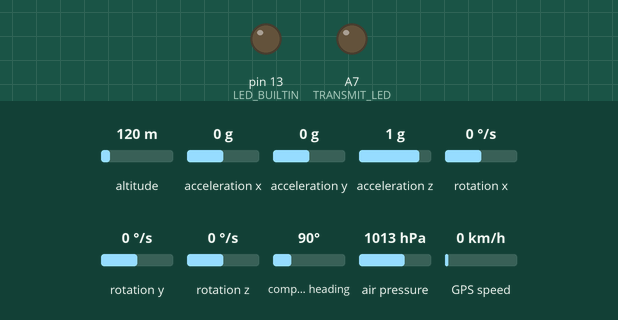
Simulated run of this program. Board: Teensy 4. On the bench: output pins drawn as LEDs (lit = HIGH). Dashed ring = blinking. Inputs (shaded band) come from the test bench; at power-on: acceleration x 0 g, acceleration y 0 g, acceleration z 1 g, altitude 120 m, rotation x 0 °/s, rotation y 0 °/s, rotation z 0 °/s, compass heading 90°, air pressure 1013 hPa, GPS speed 0 km/h. Storage starts empty; the GPS gets a fix after 3 s at 37.7749, -122.4194 with 8 satellites; no radio packets arrive unless stated; what the program prints to the serial monitor is not drawn.

Above: at 0.0 s.
At 1.1 s:
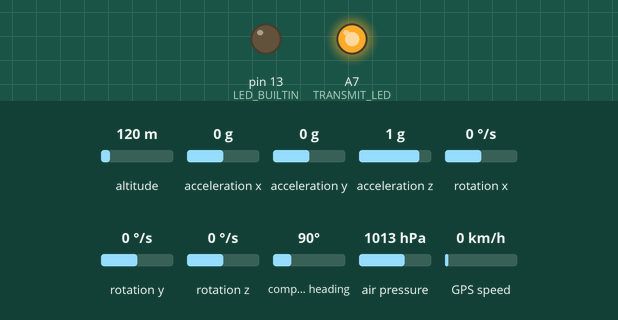
At 4.99 s:
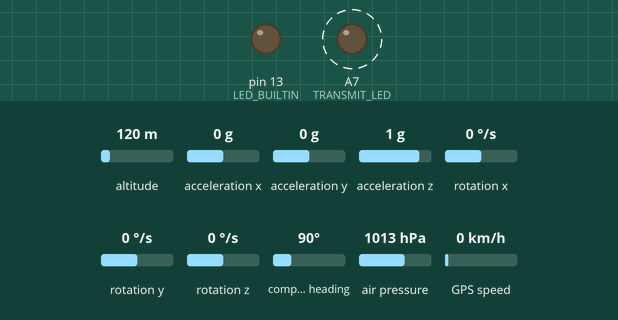
5.3 s: acceleration x set to -1.4 g
8.8 s: acceleration y set to -0.2 g
12.3 s: acceleration z set to 0.1 g
15.8 s: acceleration z set to -0.2 g
Timing chart, 0 to 20.3 s (numbered marks = the images above; inputs shaded):
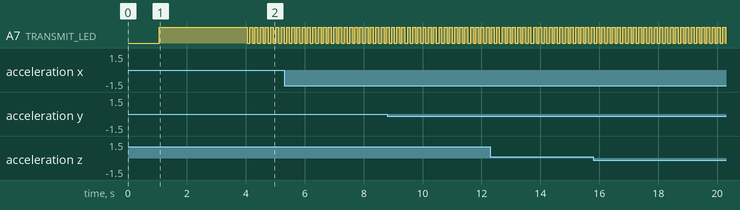

Measured:
- by itself, A7 (TRANSMIT_LED): alternates HIGH for 0.10 s and LOW for 0.08 s

The program:

main.cpp
```cpp
/* GU Rocketry - Saltire 2 | Flight Computer | 25/08/22 */
#include <Arduino.h>
#include <SPI.h>
#include <SD.h>
#include <SoftwareSerial.h>
#include <cmath>
#include <string>
#include <sstream>

#include "sensors/altimeter.cpp"
#include "sensors/IMUSensor.cpp"
#include "headers/GPS.h"
#include "communication/rocket.cpp"

#define CS_PIN 10
#define TRANSMIT_LED 21

char filename[9] = "data.txt";
unsigned long timeStart;
unsigned long timeElapsed;

AltimeterSensor altSensor;
IMUSensor imuSensor;
GPS gps;

Rocket rocket;

void writeToFile(String message) {
  File sdFile = SD.open(filename, FILE_WRITE);
  sdFile.println(message);
  sdFile.close();
}

String formatMessage(String timeElapsed, String gpsTime, String gpsLat, String gpsLng, String gpsSpeed, String gpsAlt, String imuData, String barAlt) {
  String formattedDataSend = "FCC - Millis: " + timeElapsed + " | GPS - Time: " + gpsTime + " Lat: " + gpsLat + " Lng: " + gpsLng + " Speed: " + gpsSpeed + " Alt: " + gpsAlt;
  formattedDataSend += " | IMU - " + imuData;
  formattedDataSend += " | BAR - Alt: " + barAlt;
  return formattedDataSend;
}

void setup() {
  pinMode(LED_BUILTIN, OUTPUT);
  pinMode(TRANSMIT_LED, OUTPUT);
  Serial.begin(115200);
  Serial.println("GU Rocketry - Saltire 2 | Flight Computer\n");

  // LoRa
  rocket = Rocket();
  rocket.setup();
  Serial.println();

  // SD
  Serial.println("Initialising SD card...");
  while (!SD.begin(CS_PIN)) {
    Serial.println("Error initialising SD card!");
    delay(300);
  }
  Serial.println("Initialised SD card.\n");

  String newSetupLine = String("------fccMillis, gpsTime, gpsLat, gpsLng, gpsSpeed, gpsAlt | imuAccX, imuAccY, imuAccZ, imuOmegaX, imuOmegaY, imuOmegaZ, imuQuatW, imuQuatX, imuQuatY, imuQuatZ | barAlt------");
  writeToFile(newSetupLine);

  // Sensors
  Serial.println("Initialising sensors...");
  gps = GPS();
  gps.setup();
  imuSensor = IMUSensor();
  imuSensor.setup();
  imuSensor.getDetails();
  altSensor = AltimeterSensor();
  altSensor.setup();
  Serial.println("Sensors initialised.\n");

  // Setup success light
  digitalWrite(TRANSMIT_LED, HIGH);
  delay(3000);
  digitalWrite(TRANSMIT_LED, LOW);

  Serial.println("Set up complete.\n");
  timeStart = millis();
}

void loop() {
  timeElapsed = millis() - timeStart;

  // GPS data
  uint32_t gpsTime = gps.getTime();
  float gpsLat = gps.getLat();
  float gpsLng = gps.getLng();
  float gpsSpeed = gps.getSpeed();
  float gpsAlt = gps.getAlt();

  // IMU data
  String imuData = imuSensor.getAllSensorData();
  if (timeElapsed <= 60000) {
    imuSensor.getCalVals();
  }

  // BAR data
  float barAlt = altSensor.getAltitude();

  // Concatenate sensor data
  String sensorData = formatMessage(String(timeElapsed), String(gpsTime), String(gpsLat), String(gpsLng), String(gpsSpeed), String(gpsAlt), imuData, String(barAlt));

  // Send and save sensor data
  Serial.println(sensorData);
  rocket.sendMessage(sensorData);

  digitalWrite(TRANSMIT_LED, HIGH);
  delay(100);
  digitalWrite(TRANSMIT_LED, LOW);

  writeToFile(sensorData);
}
```

ground.cpp
```cpp
#include <LoRa.h>

#define LoRaFreq 433E6
#define RFM95_CS 6
#define RFM95_RST 22
#define RFM95_INT 23

class Ground {

public:
    void setup() {
        Serial.println("Initialising LoRa...");
        LoRa.setPins(RFM95_CS, RFM95_RST, RFM95_INT);
        if (!LoRa.begin(LoRaFreq)) {
            Serial.println("LoRa init failed!");
            while (1);
        }
        Serial.println("LoRa init successful.\n");
        LoRa.setTxPower(23); // increase power and therefore range by +20db (5-23 available)
    }

    String receiveData() {
        int packetSize = LoRa.parsePacket();

        String message = "";

        if (packetSize) {
            while (LoRa.available()) {
                message += (char)LoRa.read();
            }
            Serial.print(" | RSSI: ");
            Serial.print(LoRa.packetRssi());
            Serial.print("\n");
        }
        return message;
    }
};
```

rocket.cpp
```cpp
#include <LoRa.h>

#include <string>

// LoRa
#define LoRaFreq 433E6
#define RFM95_CS 6
#define RFM95_RST 22
#define RFM95_INT 23

class Rocket {

public:
    void setup() {
        Serial.println("Initialising LoRa...");
        LoRa.setPins(RFM95_CS, RFM95_RST, RFM95_INT);
        if (!LoRa.begin(LoRaFreq)) {
            Serial.println("LoRa init failed!");
            while (1);
        }
        Serial.println("LoRa init successful.");
        LoRa.setTxPower(23); // increase power and therefore range by +20db (5-23 available)
    }

    void sendMessage(String message) {
        LoRa.beginPacket();
        LoRa.print(message);
        LoRa.endPacket();
    }
};
```

GPS.h
```cpp
#ifndef GPS_H_
#define GPS_H_

#include <Arduino.h>
#include <TinyGPS++.h>
#include <SoftwareSerial.h>

class GPS {
    public:
        GPS();
        void setup();
        double getLat();
        double getLng();
        uint32_t getTime();
        double getSpeed();
        double getAlt();
};

#endif 
```

GPS.cpp
```cpp
#include <Arduino.h>
#include <TinyGPS++.h>
#include <SoftwareSerial.h>
#include "../headers/GPS.h"

#define RX_PIN 0
#define TX_PIN 1

SoftwareSerial ss(RX_PIN, TX_PIN);
TinyGPSPlus tinyGPS;

GPS::GPS() {
}

void GPS::setup() {
    Serial.println("Initialising GPS client...");
    ss.begin(9600);
    if (!ss) {
        Serial.println("Error initialising Software Serial!");
    }
    Serial.println("GPS client initialised.");
}

double GPS::getLng() {
    while (ss.available() > 0) {
        if (tinyGPS.encode(ss.read())) {
            if (tinyGPS.location.isValid()) {
                return tinyGPS.location.lng();
            }
        }
    }
    return 0.0;
}

double GPS::getLat() {
    while (ss.available() > 0) {
        if (tinyGPS.encode(ss.read())) {
            if (tinyGPS.location.isValid()) {
                return tinyGPS.location.lat();
            }
        }
    }
    return 0.0;
}

uint32_t GPS::getTime() {
    while (ss.available() > 0) {
        if (tinyGPS.encode(ss.read())) {
            if (tinyGPS.location.isValid()) {
                return tinyGPS.time.value();
            }
        }
    }
    return 0.0;
}

// Extra Joe data -

double GPS::getSpeed() {
    while (ss.available() > 0) {
        if (tinyGPS.encode(ss.read())) {
            if (tinyGPS.speed.isValid()) {
                return tinyGPS.speed.mps();
            }
        }
    }
    return 0.0;
}

double GPS::getAlt() {
    while (ss.available() > 0) {
        if (tinyGPS.encode(ss.read())) {
            if (tinyGPS.altitude.isValid()) {
                return tinyGPS.altitude.meters();
            }
        }
    }
    return 0.0;
}
```

IMUSensor.cpp
```cpp
#include <Wire.h>
#include <array>
#include <Adafruit_Sensor.h>
#include <Adafruit_BNO055.h>
#include <utility/imumaths.h>

/* Set the delay between fresh samples */
#define BNO055_SAMPLERATE_DELAY_MS (100)

using std::array;

class IMUSensor {

    Adafruit_BNO055 bno = Adafruit_BNO055(55, 0x28);

public:
    void setup() {

        /* Initialise the sensor */
        Serial.println("Initialising IMU sensor...");

        if(!bno.begin()) {
            /* There was a problem detecting the BNO055 ... check your connections */
            Serial.print("Ooops, no BNO055 detected ... Check your wiring or I2C ADDR!");
            while(1);
        }

        delay(1000);
        bno.setExtCrystalUse(true);
        Serial.println("IMU sensor initialised.");
    }

    void getDetails() {
        /* Create a sensor_t object in memory to filled below */
        sensor_t sensor;

        /* Get the sensor details and place them in 'sensor' */
        bno.getSensor(&sensor);

        /* Display the sensor details */
        Serial.println("");
        Serial.println("------------------IMU Sensor Details------------------");
        Serial.print  ("Sensor:       "); Serial.println(sensor.name);
        Serial.print  ("Driver Ver:   "); Serial.println(sensor.version);
        Serial.print  ("Unique ID:    "); Serial.println(sensor.sensor_id);
        Serial.print  ("Max Value:    "); Serial.print(sensor.max_value); Serial.println(" lux");
        Serial.print  ("Min Value:    "); Serial.print(sensor.min_value); Serial.println(" lux");
        Serial.print  ("Resolution:   "); Serial.print(sensor.resolution); Serial.println(" lux");
        Serial.println("-----------------------------------------------------");
        Serial.println("");
        // https://learn.adafruit.com/using-the-adafruit-unified-sensor-driver/how-does-it-work#void-getevent-sensors-event-t-star
    }

    void getCalVals() {
        /* Prints calibration values of sensor to Serial */
        uint8_t system, gyro, accel, mag = 0;
        bno.getCalibration(&system, &gyro, &accel, &mag);
        Serial.println("Calibration: Sys=");
        Serial.print(system);
        Serial.print(" Gyro=");
        Serial.print(gyro);
        Serial.print(" Accel=");
        Serial.print(accel);
        Serial.print(" Mag=");
        Serial.println(mag);
        // https://github.com/adafruit/Adafruit_BNO055/blob/master/examples/read_all_data/read_all_data.ino
    }

    String getAllSensorData() {
        // seperate events specifying vector type for readings, all in one function
        sensors_event_t accData, angVelData;
        bno.getEvent(&accData, Adafruit_BNO055::VECTOR_ACCELEROMETER);
        bno.getEvent(&angVelData, Adafruit_BNO055::VECTOR_GYROSCOPE);
        imu::Quaternion quat = bno.getQuat();

        float accX = accData.acceleration.x;
        float accY = accData.acceleration.y;
        float accZ = accData.acceleration.z;

        float omegaX = angVelData.gyro.x;
        float omegaY = angVelData.gyro.y;
        float omegaZ = angVelData.gyro.z;

        std::array<double, 4> q {quat.w(), quat.x(), quat.y(), quat.z()};

        String dataString = "accX: " + String(accX) + " accY: " + String(accY) + " accZ: " + String(accZ);
        dataString += " omegaX: " + String(omegaX) + " omegaY: " + String(omegaY) + " omegaZ: " + String(omegaZ);
        dataString += " quatW: " + String(q[0]) + " quatX: " + String(q[1]) + " quatY: " + String(q[2]) + " quatZ: " + String(q[3]);

        // delay(BNO055_SAMPLERATE_DELAY_MS);
        return dataString;
        // https://github.com/adafruit/Adafruit_BNO055/blob/master/examples/read_all_data/read_all_data.ino
    }

    // unsure if delay messes with sensor reading - perhaps by clearing buffer - so have stored in variable to fix

    float getAccX() {
        sensors_event_t event;
        bno.getEvent(&event, Adafruit_BNO055::VECTOR_ACCELEROMETER);
        float x = event.acceleration.x;
        delay(BNO055_SAMPLERATE_DELAY_MS);
        return x;
    }

    float getAccY() {
        sensors_event_t event;
        bno.getEvent(&event, Adafruit_BNO055::VECTOR_ACCELEROMETER);
        float y = event.acceleration.y;
        delay(BNO055_SAMPLERATE_DELAY_MS);
        return y;
    }

    float getAccZ() {
        sensors_event_t event;
        bno.getEvent(&event, Adafruit_BNO055::VECTOR_ACCELEROMETER);
        float z = event.acceleration.z;
        delay(BNO055_SAMPLERATE_DELAY_MS);
        return z;
    }

    float getOmegaX() {
        sensors_event_t event;
        bno.getEvent(&event, Adafruit_BNO055::VECTOR_GYROSCOPE);
        float x = event.gyro.x;
        delay(BNO055_SAMPLERATE_DELAY_MS);
        return x;
    }

    float getOmegaY() {
        sensors_event_t event;
        bno.getEvent(&event, Adafruit_BNO055::VECTOR_GYROSCOPE);
        float y = event.gyro.y;
        delay(BNO055_SAMPLERATE_DELAY_MS);
        return y;
    }

    float getOmegaZ() {
        sensors_event_t event;
        bno.getEvent(&event, Adafruit_BNO055::VECTOR_GYROSCOPE);
        float z = event.gyro.z;
        delay(BNO055_SAMPLERATE_DELAY_MS);
        return z;
    }

    std::array<double, 4> getQuat() {
        imu::Quaternion quat = bno.getQuat();
        std::array<double, 4> q {quat.w(), quat.x(), quat.y(), quat.z()};
        return q;
    }

    /* ref:
        https://learn.adafruit.com/adafruit-bno055-absolute-orientation-sensor
        https://github.com/adafruit/Adafruit_BNO055
    */
};
```

altimeter.cpp
```cpp
#include <Wire.h>
#include <Adafruit_MPL3115A2.h>

class AltimeterSensor {
public:
  Adafruit_MPL3115A2 baro;

  void setup() {
    Serial.println("Initialising altimeter...");

    if (!baro.begin()) {
      Serial.println("Could not find sensor. Check wiring!");
      while(1);
    }

    // use to set sea level pressure for current location
    // this is needed for accurate altitude measurement
    // STD SLP = 1013.26 hPa
    baro.setSeaPressure(1013.26);
    Serial.println("Altimeter initialised.");
  }

  float getAltitude() {
    return baro.getAltitude();
  }

};
```
